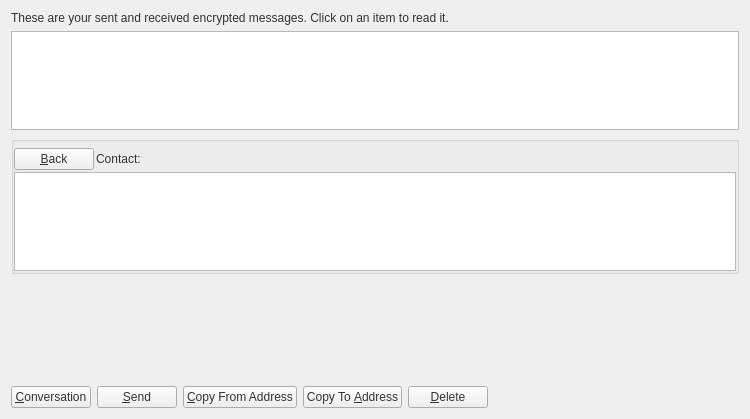
<?xml version="1.0" encoding="UTF-8"?>
<ui version="4.0">
 <class>MessagePage</class>
 <widget class="QWidget" name="MessagePage">
  <property name="geometry">
   <rect>
    <x>0</x>
    <y>0</y>
    <width>750</width>
    <height>419</height>
   </rect>
  </property>
  <property name="windowTitle">
   <string>Address Book</string>
  </property>
  <property name="styleSheet">
   <string notr="true">color: rgb(51, 51, 51);</string>
  </property>
  <layout class="QVBoxLayout" name="verticalLayout_2">
   <item>
    <widget class="QLabel" name="labelExplanation">
     <property name="text">
      <string>These are your sent and received encrypted messages. Click on an item to read it.</string>
     </property>
     <property name="textFormat">
      <enum>Qt::PlainText</enum>
     </property>
     <property name="wordWrap">
      <bool>true</bool>
     </property>
    </widget>
   </item>
   <item>
    <widget class="QTableView" name="tableView">
     <property name="contextMenuPolicy">
      <enum>Qt::CustomContextMenu</enum>
     </property>
     <property name="toolTip">
      <string>Click on a message to view it</string>
     </property>
     <property name="tabKeyNavigation">
      <bool>false</bool>
     </property>
     <property name="alternatingRowColors">
      <bool>true</bool>
     </property>
     <property name="selectionMode">
      <enum>QAbstractItemView::SingleSelection</enum>
     </property>
     <property name="selectionBehavior">
      <enum>QAbstractItemView::SelectRows</enum>
     </property>
     <property name="sortingEnabled">
      <bool>true</bool>
     </property>
     <attribute name="verticalHeaderVisible">
      <bool>false</bool>
     </attribute>
    </widget>
   </item>
   <item>
    <layout class="QVBoxLayout" name="verticalLayout">
     <item>
      <widget class="QGroupBox" name="messageDetails">
       <property name="title">
        <string/>
       </property>
       <layout class="QVBoxLayout" name="verticalLayout_4">
        <property name="spacing">
         <number>2</number>
        </property>
        <property name="leftMargin">
         <number>0</number>
        </property>
        <property name="topMargin">
         <number>6</number>
        </property>
        <property name="rightMargin">
         <number>0</number>
        </property>
        <property name="bottomMargin">
         <number>0</number>
        </property>
        <item>
         <layout class="QHBoxLayout" name="horizontalLayout_3">
          <item>
           <widget class="QPushButton" name="backButton">
            <property name="enabled">
             <bool>true</bool>
            </property>
            <property name="text">
             <string>&amp;Back</string>
            </property>
            <property name="icon">
             <iconset resource="../bitcoin.qrc">
              <normaloff>:/icons/quit</normaloff>:/icons/quit</iconset>
            </property>
           </widget>
          </item>
          <item>
           <widget class="QLabel" name="labelContact">
            <property name="text">
             <string>Contact:</string>
            </property>
           </widget>
          </item>
          <item>
           <widget class="QLabel" name="contactLabel">
            <property name="text">
             <string/>
            </property>
           </widget>
          </item>
          <item>
           <spacer name="horizontalSpacer_3">
            <property name="orientation">
             <enum>Qt::Horizontal</enum>
            </property>
            <property name="sizeHint" stdset="0">
             <size>
              <width>40</width>
              <height>20</height>
             </size>
            </property>
           </spacer>
          </item>
         </layout>
        </item>
        <item>
         <widget class="QListView" name="listConversation">
          <property name="styleSheet">
           <string notr="true">#listConversation { color: #000000; }</string>
          </property>
         </widget>
        </item>
        <item>
         <layout class="QVBoxLayout" name="verticalLayout_3"/>
        </item>
       </layout>
      </widget>
     </item>
     <item>
      <widget class="MRichTextEdit" name="messageEdit" native="true">
       <property name="minimumSize">
        <size>
         <width>0</width>
         <height>100</height>
        </size>
       </property>
      </widget>
     </item>
     <item>
      <layout class="QHBoxLayout" name="horizontalLayout">
       <item>
        <widget class="QPushButton" name="newButton">
         <property name="text">
          <string>&amp;Conversation</string>
         </property>
         <property name="icon">
          <iconset resource="../bitcoin.qrc">
           <normaloff>:/icons/add</normaloff>:/icons/add</iconset>
         </property>
        </widget>
       </item>
       <item>
        <widget class="QPushButton" name="sendButton">
         <property name="toolTip">
          <string>Sign a message to prove you own a TokenOfDigitalMoney address</string>
         </property>
         <property name="text">
          <string>&amp;Send</string>
         </property>
         <property name="icon">
          <iconset resource="../bitcoin.qrc">
           <normaloff>:/icons/send</normaloff>:/icons/send</iconset>
         </property>
        </widget>
       </item>
       <item>
        <widget class="QPushButton" name="copyFromAddressButton">
         <property name="toolTip">
          <string>Copy the currently selected address to the system clipboard</string>
         </property>
         <property name="text">
          <string>&amp;Copy From Address</string>
         </property>
         <property name="icon">
          <iconset resource="../bitcoin.qrc">
           <normaloff>:/icons/editcopy</normaloff>:/icons/editcopy</iconset>
         </property>
        </widget>
       </item>
       <item>
        <widget class="QPushButton" name="copyToAddressButton">
         <property name="toolTip">
          <string>Copy the currently selected address to the system clipboard</string>
         </property>
         <property name="text">
          <string>Copy To &amp;Address</string>
         </property>
         <property name="icon">
          <iconset resource="../bitcoin.qrc">
           <normaloff>:/icons/editcopy</normaloff>:/icons/editcopy</iconset>
         </property>
        </widget>
       </item>
       <item>
        <widget class="QPushButton" name="deleteButton">
         <property name="toolTip">
          <string>Delete the currently selected address from the list</string>
         </property>
         <property name="text">
          <string>&amp;Delete</string>
         </property>
         <property name="icon">
          <iconset resource="../bitcoin.qrc">
           <normaloff>:/icons/remove</normaloff>:/icons/remove</iconset>
         </property>
        </widget>
       </item>
       <item>
        <spacer name="horizontalSpacer">
         <property name="orientation">
          <enum>Qt::Horizontal</enum>
         </property>
         <property name="sizeHint" stdset="0">
          <size>
           <width>40</width>
           <height>20</height>
          </size>
         </property>
        </spacer>
       </item>
      </layout>
     </item>
    </layout>
   </item>
  </layout>
 </widget>
 <customwidgets>
  <customwidget>
   <class>MRichTextEdit</class>
   <extends>QWidget</extends>
   <header>mrichtextedit.h</header>
   <container>1</container>
  </customwidget>
 </customwidgets>
 <resources>
  <include location="../bitcoin.qrc"/>
 </resources>
 <connections/>
</ui>
